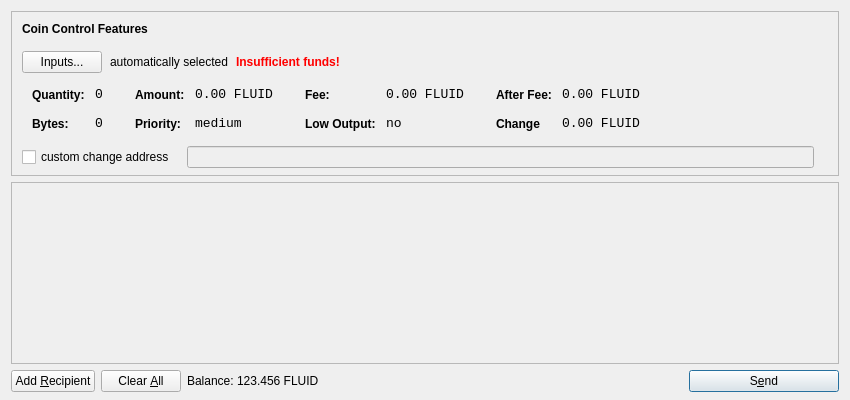
<?xml version="1.0" encoding="UTF-8"?>
<ui version="4.0">
 <class>SendCoinsDialog</class>
 <widget class="QDialog" name="SendCoinsDialog">
  <property name="geometry">
   <rect>
    <x>0</x>
    <y>0</y>
    <width>850</width>
    <height>400</height>
   </rect>
  </property>
  <property name="windowTitle">
   <string>Send Coins</string>
  </property>
  <layout class="QVBoxLayout" name="verticalLayout" stretch="0,1,0">
   <property name="bottomMargin">
    <number>8</number>
   </property>
   <item>
    <widget class="QFrame" name="frameCoinControl">
     <property name="sizePolicy">
      <sizepolicy hsizetype="Expanding" vsizetype="Expanding">
       <horstretch>0</horstretch>
       <verstretch>0</verstretch>
      </sizepolicy>
     </property>
     <property name="maximumSize">
      <size>
       <width>16777215</width>
       <height>16777215</height>
      </size>
     </property>
     <property name="frameShape">
      <enum>QFrame::StyledPanel</enum>
     </property>
     <property name="frameShadow">
      <enum>QFrame::Sunken</enum>
     </property>
     <layout class="QVBoxLayout" name="verticalLayoutCoinControl2">
      <property name="spacing">
       <number>-1</number>
      </property>
      <property name="leftMargin">
       <number>0</number>
      </property>
      <property name="topMargin">
       <number>0</number>
      </property>
      <property name="rightMargin">
       <number>0</number>
      </property>
      <property name="bottomMargin">
       <number>6</number>
      </property>
      <item>
       <layout class="QVBoxLayout" name="verticalLayoutCoinControl" stretch="0,0,0,0,1">
        <property name="spacing">
         <number>0</number>
        </property>
        <property name="leftMargin">
         <number>10</number>
        </property>
        <property name="topMargin">
         <number>10</number>
        </property>
        <item>
         <layout class="QHBoxLayout" name="horizontalLayoutCoinControl1">
          <property name="bottomMargin">
           <number>15</number>
          </property>
          <item>
           <widget class="QLabel" name="labelCoinControlFeatures">
            <property name="sizePolicy">
             <sizepolicy hsizetype="Preferred" vsizetype="Maximum">
              <horstretch>0</horstretch>
              <verstretch>0</verstretch>
             </sizepolicy>
            </property>
            <property name="font">
             <font>
              <weight>75</weight>
              <bold>true</bold>
             </font>
            </property>
            <property name="styleSheet">
             <string notr="true">font-weight:bold;</string>
            </property>
            <property name="text">
             <string>Coin Control Features</string>
            </property>
           </widget>
          </item>
         </layout>
        </item>
        <item>
         <layout class="QHBoxLayout" name="horizontalLayoutCoinControl2" stretch="0,0,0,0">
          <property name="spacing">
           <number>8</number>
          </property>
          <property name="bottomMargin">
           <number>10</number>
          </property>
          <item>
           <widget class="QPushButton" name="pushButtonCoinControl">
            <property name="styleSheet">
             <string notr="true"/>
            </property>
            <property name="text">
             <string>Inputs...</string>
            </property>
           </widget>
          </item>
          <item>
           <widget class="QLabel" name="labelCoinControlAutomaticallySelected">
            <property name="text">
             <string>automatically selected</string>
            </property>
            <property name="margin">
             <number>5</number>
            </property>
           </widget>
          </item>
          <item>
           <widget class="QLabel" name="labelCoinControlInsuffFunds">
            <property name="font">
             <font>
              <weight>75</weight>
              <bold>true</bold>
             </font>
            </property>
            <property name="styleSheet">
             <string notr="true">color:red;font-weight:bold;</string>
            </property>
            <property name="text">
             <string>Insufficient funds!</string>
            </property>
            <property name="margin">
             <number>5</number>
            </property>
           </widget>
          </item>
          <item>
           <spacer name="horizontalSpacerCoinControl">
            <property name="orientation">
             <enum>Qt::Horizontal</enum>
            </property>
            <property name="sizeHint" stdset="0">
             <size>
              <width>40</width>
              <height>1</height>
             </size>
            </property>
           </spacer>
          </item>
         </layout>
        </item>
        <item>
         <widget class="QWidget" name="widgetCoinControl" native="true">
          <property name="sizePolicy">
           <sizepolicy hsizetype="Preferred" vsizetype="Preferred">
            <horstretch>0</horstretch>
            <verstretch>0</verstretch>
           </sizepolicy>
          </property>
          <property name="minimumSize">
           <size>
            <width>0</width>
            <height>0</height>
           </size>
          </property>
          <property name="styleSheet">
           <string notr="true"/>
          </property>
          <layout class="QHBoxLayout" name="horizontalLayoutCoinControl5">
           <property name="margin">
            <number>0</number>
           </property>
           <item>
            <layout class="QHBoxLayout" name="horizontalLayoutCoinControl3" stretch="0,0,0,1">
             <property name="spacing">
              <number>20</number>
             </property>
             <property name="topMargin">
              <number>0</number>
             </property>
             <property name="bottomMargin">
              <number>10</number>
             </property>
             <item>
              <layout class="QFormLayout" name="formLayoutCoinControl1">
               <property name="horizontalSpacing">
                <number>10</number>
               </property>
               <property name="verticalSpacing">
                <number>14</number>
               </property>
               <property name="leftMargin">
                <number>10</number>
               </property>
               <property name="topMargin">
                <number>4</number>
               </property>
               <property name="rightMargin">
                <number>6</number>
               </property>
               <item row="0" column="0">
                <widget class="QLabel" name="labelCoinControlQuantityText">
                 <property name="styleSheet">
                  <string notr="true">font-weight:bold;</string>
                 </property>
                 <property name="text">
                  <string>Quantity:</string>
                 </property>
                 <property name="margin">
                  <number>0</number>
                 </property>
                </widget>
               </item>
               <item row="0" column="1">
                <widget class="QLabel" name="labelCoinControlQuantity">
                 <property name="font">
                  <font>
                   <family>Monospace</family>
                   <pointsize>10</pointsize>
                  </font>
                 </property>
                 <property name="cursor">
                  <cursorShape>IBeamCursor</cursorShape>
                 </property>
                 <property name="contextMenuPolicy">
                  <enum>Qt::ActionsContextMenu</enum>
                 </property>
                 <property name="text">
                  <string>0</string>
                 </property>
                 <property name="margin">
                  <number>0</number>
                 </property>
                 <property name="textInteractionFlags">
                  <set>Qt::LinksAccessibleByMouse|Qt::TextSelectableByKeyboard|Qt::TextSelectableByMouse</set>
                 </property>
                </widget>
               </item>
               <item row="1" column="0">
                <widget class="QLabel" name="labelCoinControlBytesText">
                 <property name="styleSheet">
                  <string notr="true">font-weight:bold;</string>
                 </property>
                 <property name="text">
                  <string>Bytes:</string>
                 </property>
                </widget>
               </item>
               <item row="1" column="1">
                <widget class="QLabel" name="labelCoinControlBytes">
                 <property name="font">
                  <font>
                   <family>Monospace</family>
                   <pointsize>10</pointsize>
                  </font>
                 </property>
                 <property name="cursor">
                  <cursorShape>IBeamCursor</cursorShape>
                 </property>
                 <property name="contextMenuPolicy">
                  <enum>Qt::ActionsContextMenu</enum>
                 </property>
                 <property name="text">
                  <string>0</string>
                 </property>
                 <property name="textInteractionFlags">
                  <set>Qt::LinksAccessibleByMouse|Qt::TextSelectableByKeyboard|Qt::TextSelectableByMouse</set>
                 </property>
                </widget>
               </item>
              </layout>
             </item>
             <item>
              <layout class="QFormLayout" name="formLayoutCoinControl2">
               <property name="horizontalSpacing">
                <number>10</number>
               </property>
               <property name="verticalSpacing">
                <number>14</number>
               </property>
               <property name="leftMargin">
                <number>6</number>
               </property>
               <property name="topMargin">
                <number>4</number>
               </property>
               <property name="rightMargin">
                <number>6</number>
               </property>
               <item row="0" column="0">
                <widget class="QLabel" name="labelCoinControlAmountText">
                 <property name="styleSheet">
                  <string notr="true">font-weight:bold;</string>
                 </property>
                 <property name="text">
                  <string>Amount:</string>
                 </property>
                 <property name="margin">
                  <number>0</number>
                 </property>
                </widget>
               </item>
               <item row="0" column="1">
                <widget class="QLabel" name="labelCoinControlAmount">
                 <property name="font">
                  <font>
                   <family>Monospace</family>
                   <pointsize>10</pointsize>
                  </font>
                 </property>
                 <property name="cursor">
                  <cursorShape>IBeamCursor</cursorShape>
                 </property>
                 <property name="contextMenuPolicy">
                  <enum>Qt::ActionsContextMenu</enum>
                 </property>
                 <property name="text">
                  <string notr="true">0.00 FLUID</string>
                 </property>
                 <property name="textInteractionFlags">
                  <set>Qt::LinksAccessibleByMouse|Qt::TextSelectableByKeyboard|Qt::TextSelectableByMouse</set>
                 </property>
                </widget>
               </item>
               <item row="1" column="0">
                <widget class="QLabel" name="labelCoinControlPriorityText">
                 <property name="styleSheet">
                  <string notr="true">font-weight:bold;</string>
                 </property>
                 <property name="text">
                  <string>Priority:</string>
                 </property>
                </widget>
               </item>
               <item row="1" column="1">
                <widget class="QLabel" name="labelCoinControlPriority">
                 <property name="font">
                  <font>
                   <family>Monospace</family>
                   <pointsize>10</pointsize>
                  </font>
                 </property>
                 <property name="cursor">
                  <cursorShape>IBeamCursor</cursorShape>
                 </property>
                 <property name="contextMenuPolicy">
                  <enum>Qt::ActionsContextMenu</enum>
                 </property>
                 <property name="text">
                  <string>medium</string>
                 </property>
                 <property name="textInteractionFlags">
                  <set>Qt::LinksAccessibleByMouse|Qt::TextSelectableByKeyboard|Qt::TextSelectableByMouse</set>
                 </property>
                </widget>
               </item>
              </layout>
             </item>
             <item>
              <layout class="QFormLayout" name="formLayoutCoinControl3">
               <property name="horizontalSpacing">
                <number>10</number>
               </property>
               <property name="verticalSpacing">
                <number>14</number>
               </property>
               <property name="leftMargin">
                <number>6</number>
               </property>
               <property name="topMargin">
                <number>4</number>
               </property>
               <property name="rightMargin">
                <number>6</number>
               </property>
               <item row="0" column="0">
                <widget class="QLabel" name="labelCoinControlFeeText">
                 <property name="styleSheet">
                  <string notr="true">font-weight:bold;</string>
                 </property>
                 <property name="text">
                  <string>Fee:</string>
                 </property>
                 <property name="margin">
                  <number>0</number>
                 </property>
                </widget>
               </item>
               <item row="0" column="1">
                <widget class="QLabel" name="labelCoinControlFee">
                 <property name="font">
                  <font>
                   <family>Monospace</family>
                   <pointsize>10</pointsize>
                  </font>
                 </property>
                 <property name="cursor">
                  <cursorShape>IBeamCursor</cursorShape>
                 </property>
                 <property name="contextMenuPolicy">
                  <enum>Qt::ActionsContextMenu</enum>
                 </property>
                 <property name="text">
                  <string notr="true">0.00 FLUID</string>
                 </property>
                 <property name="textInteractionFlags">
                  <set>Qt::LinksAccessibleByMouse|Qt::TextSelectableByKeyboard|Qt::TextSelectableByMouse</set>
                 </property>
                </widget>
               </item>
               <item row="1" column="0">
                <widget class="QLabel" name="labelCoinControlLowOutputText">
                 <property name="styleSheet">
                  <string notr="true">font-weight:bold;</string>
                 </property>
                 <property name="text">
                  <string>Low Output:</string>
                 </property>
                </widget>
               </item>
               <item row="1" column="1">
                <widget class="QLabel" name="labelCoinControlLowOutput">
                 <property name="font">
                  <font>
                   <family>Monospace</family>
                   <pointsize>10</pointsize>
                  </font>
                 </property>
                 <property name="cursor">
                  <cursorShape>IBeamCursor</cursorShape>
                 </property>
                 <property name="contextMenuPolicy">
                  <enum>Qt::ActionsContextMenu</enum>
                 </property>
                 <property name="text">
                  <string>no</string>
                 </property>
                 <property name="textInteractionFlags">
                  <set>Qt::LinksAccessibleByMouse|Qt::TextSelectableByKeyboard|Qt::TextSelectableByMouse</set>
                 </property>
                </widget>
               </item>
              </layout>
             </item>
             <item>
              <layout class="QFormLayout" name="formLayoutCoinControl4">
               <property name="horizontalSpacing">
                <number>10</number>
               </property>
               <property name="verticalSpacing">
                <number>14</number>
               </property>
               <property name="leftMargin">
                <number>6</number>
               </property>
               <property name="topMargin">
                <number>4</number>
               </property>
               <property name="rightMargin">
                <number>6</number>
               </property>
               <item row="0" column="0">
                <widget class="QLabel" name="labelCoinControlAfterFeeText">
                 <property name="styleSheet">
                  <string notr="true">font-weight:bold;</string>
                 </property>
                 <property name="text">
                  <string>After Fee:</string>
                 </property>
                 <property name="margin">
                  <number>0</number>
                 </property>
                </widget>
               </item>
               <item row="0" column="1">
                <widget class="QLabel" name="labelCoinControlAfterFee">
                 <property name="font">
                  <font>
                   <family>Monospace</family>
                   <pointsize>10</pointsize>
                  </font>
                 </property>
                 <property name="cursor">
                  <cursorShape>IBeamCursor</cursorShape>
                 </property>
                 <property name="contextMenuPolicy">
                  <enum>Qt::ActionsContextMenu</enum>
                 </property>
                 <property name="text">
                  <string notr="true">0.00 FLUID</string>
                 </property>
                 <property name="textInteractionFlags">
                  <set>Qt::LinksAccessibleByMouse|Qt::TextSelectableByKeyboard|Qt::TextSelectableByMouse</set>
                 </property>
                </widget>
               </item>
               <item row="1" column="0">
                <widget class="QLabel" name="labelCoinControlChangeText">
                 <property name="styleSheet">
                  <string notr="true">font-weight:bold;</string>
                 </property>
                 <property name="text">
                  <string>Change</string>
                 </property>
                </widget>
               </item>
               <item row="1" column="1">
                <widget class="QLabel" name="labelCoinControlChange">
                 <property name="font">
                  <font>
                   <family>Monospace</family>
                   <pointsize>10</pointsize>
                  </font>
                 </property>
                 <property name="cursor">
                  <cursorShape>IBeamCursor</cursorShape>
                 </property>
                 <property name="contextMenuPolicy">
                  <enum>Qt::ActionsContextMenu</enum>
                 </property>
                 <property name="text">
                  <string notr="true">0.00 FLUID</string>
                 </property>
                 <property name="textInteractionFlags">
                  <set>Qt::LinksAccessibleByMouse|Qt::TextSelectableByKeyboard|Qt::TextSelectableByMouse</set>
                 </property>
                </widget>
               </item>
              </layout>
             </item>
            </layout>
           </item>
          </layout>
         </widget>
        </item>
        <item>
         <layout class="QHBoxLayout" name="horizontalLayoutCoinControl4" stretch="0,0,0">
          <property name="spacing">
           <number>12</number>
          </property>
          <property name="sizeConstraint">
           <enum>QLayout::SetDefaultConstraint</enum>
          </property>
          <property name="topMargin">
           <number>5</number>
          </property>
          <property name="rightMargin">
           <number>5</number>
          </property>
          <item>
           <widget class="QCheckBox" name="checkBoxCoinControlChange">
            <property name="text">
             <string>custom change address</string>
            </property>
           </widget>
          </item>
          <item>
           <widget class="QLineEdit" name="lineEditCoinControlChange">
            <property name="enabled">
             <bool>false</bool>
            </property>
            <property name="sizePolicy">
             <sizepolicy hsizetype="Expanding" vsizetype="Fixed">
              <horstretch>0</horstretch>
              <verstretch>0</verstretch>
             </sizepolicy>
            </property>
           </widget>
          </item>
          <item>
           <widget class="QLabel" name="labelCoinControlChangeLabel">
            <property name="sizePolicy">
             <sizepolicy hsizetype="Preferred" vsizetype="Expanding">
              <horstretch>0</horstretch>
              <verstretch>0</verstretch>
             </sizepolicy>
            </property>
            <property name="minimumSize">
             <size>
              <width>0</width>
              <height>0</height>
             </size>
            </property>
            <property name="text">
             <string/>
            </property>
            <property name="margin">
             <number>3</number>
            </property>
           </widget>
          </item>
         </layout>
        </item>
        <item>
         <spacer name="verticalSpacerCoinControl">
          <property name="orientation">
           <enum>Qt::Vertical</enum>
          </property>
          <property name="sizeHint" stdset="0">
           <size>
            <width>800</width>
            <height>1</height>
           </size>
          </property>
         </spacer>
        </item>
       </layout>
      </item>
     </layout>
    </widget>
   </item>
   <item>
    <widget class="QScrollArea" name="scrollArea">
     <property name="widgetResizable">
      <bool>true</bool>
     </property>
     <widget class="QWidget" name="scrollAreaWidgetContents">
      <property name="geometry">
       <rect>
        <x>0</x>
        <y>0</y>
        <width>830</width>
        <height>165</height>
       </rect>
      </property>
      <layout class="QVBoxLayout" name="verticalLayout_2">
       <property name="margin">
        <number>0</number>
       </property>
       <item>
        <layout class="QVBoxLayout" name="entries">
         <property name="spacing">
          <number>6</number>
         </property>
        </layout>
       </item>
       <item>
        <spacer name="verticalSpacer">
         <property name="orientation">
          <enum>Qt::Vertical</enum>
         </property>
         <property name="sizeHint" stdset="0">
          <size>
           <width>20</width>
           <height>40</height>
          </size>
         </property>
        </spacer>
       </item>
      </layout>
     </widget>
    </widget>
   </item>
   <item>
    <layout class="QHBoxLayout" name="horizontalLayout">
     <item>
      <widget class="QPushButton" name="addButton">
       <property name="toolTip">
        <string>Send to multiple recipients at once</string>
       </property>
       <property name="text">
        <string>Add &amp;Recipient</string>
       </property>
       <property name="autoDefault">
        <bool>false</bool>
       </property>
      </widget>
     </item>
     <item>
      <widget class="QPushButton" name="clearButton">
       <property name="sizePolicy">
        <sizepolicy hsizetype="Minimum" vsizetype="Fixed">
         <horstretch>0</horstretch>
         <verstretch>0</verstretch>
        </sizepolicy>
       </property>
       <property name="toolTip">
        <string>Remove all transaction fields</string>
       </property>
       <property name="text">
        <string>Clear &amp;All</string>
       </property>
       <property name="autoRepeatDelay">
        <number>300</number>
       </property>
       <property name="autoDefault">
        <bool>false</bool>
       </property>
      </widget>
     </item>
     <item>
      <layout class="QHBoxLayout" name="horizontalLayout_2">
       <property name="spacing">
        <number>3</number>
       </property>
       <item>
        <widget class="QLabel" name="label">
         <property name="sizePolicy">
          <sizepolicy hsizetype="Preferred" vsizetype="Fixed">
           <horstretch>0</horstretch>
           <verstretch>0</verstretch>
          </sizepolicy>
         </property>
         <property name="text">
          <string>Balance:</string>
         </property>
        </widget>
       </item>
       <item>
        <widget class="QLabel" name="labelBalance">
         <property name="sizePolicy">
          <sizepolicy hsizetype="Preferred" vsizetype="Fixed">
           <horstretch>0</horstretch>
           <verstretch>0</verstretch>
          </sizepolicy>
         </property>
         <property name="cursor">
          <cursorShape>IBeamCursor</cursorShape>
         </property>
         <property name="text">
          <string notr="true">123.456 FLUID</string>
         </property>
         <property name="textInteractionFlags">
          <set>Qt::LinksAccessibleByMouse|Qt::TextSelectableByKeyboard|Qt::TextSelectableByMouse</set>
         </property>
        </widget>
       </item>
      </layout>
     </item>
     <item>
      <spacer name="horizontalSpacer">
       <property name="orientation">
        <enum>Qt::Horizontal</enum>
       </property>
       <property name="sizeHint" stdset="0">
        <size>
         <width>40</width>
         <height>20</height>
        </size>
       </property>
      </spacer>
     </item>
     <item>
      <widget class="QPushButton" name="sendButton">
       <property name="minimumSize">
        <size>
         <width>150</width>
         <height>0</height>
        </size>
       </property>
       <property name="toolTip">
        <string>Confirm the send action</string>
       </property>
       <property name="text">
        <string>S&amp;end</string>
       </property>
       <property name="icon">
        <iconset resource="../bitcoin.qrc">
         <normaloff>:/icons/send</normaloff>:/icons/send</iconset>
       </property>
       <property name="default">
        <bool>true</bool>
       </property>
      </widget>
     </item>
    </layout>
   </item>
  </layout>
 </widget>
 <resources>
  <include location="../bitcoin.qrc"/>
 </resources>
 <connections/>
</ui>
